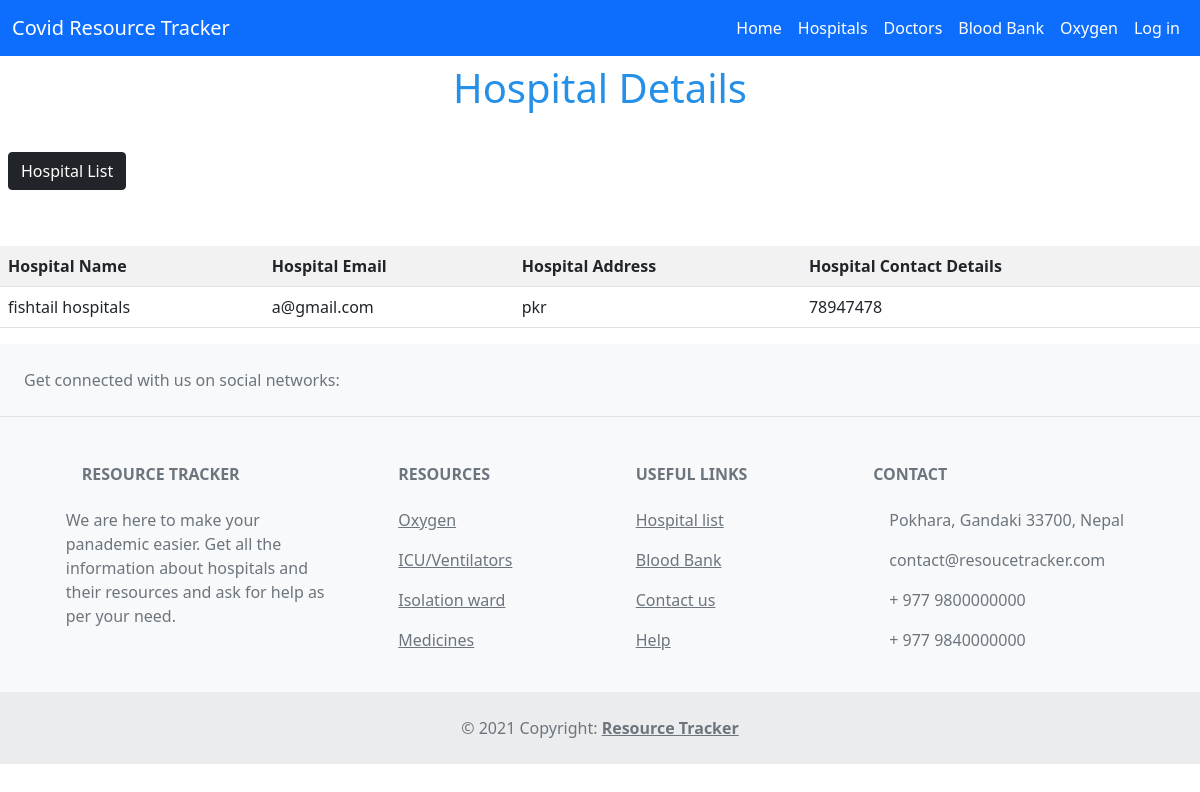
The app's page /hospital_detail/1/ with its own data.
### apps/models.py (models this page shows, shortened)
class Hospital(models.Model):
    name = models.CharField(max_length=255)
    email = models.EmailField(unique=True)
    address = models.CharField(max_length=255)
    contact_no = models.CharField(max_length=15)
    hospital_image = models.ImageField(upload_to='hospital_image')

### apps/user_views.py (the view)
# urls.py: path('hospital_detail/<int:pk>/', hospital_detail, name='hospital_detail'),
def hospital_detail(request, pk):
    hospitals = Hospital.objects.get(id=pk)
    context = {
        'hospitals': hospitals,
    }
    return render(request, 'user/hospital_detail.html', context)

### apps/templates/user/hospital_detail.html (shortened to what this page needs)
{% extends 'user_base.html' %}
{% block content %}
<h1 class="text-center my-2">Hospital Details</h1>
<br>
<a href="{% url 'doctor_list' %}" class="btn btn-dark my-2 ms-2 py-auto">Hospital List</a> <br>
<br>
<br>
<table class="table table-striped">
    <tr>
        <th>Hospital Name</th>
        <th>Hospital Email</th>
        <th>Hospital Address</th>
        <th>Hospital Contact Details</th>
    </tr>
    <tr>
        <td> {{ hospitals.name }}</td>
        <td> {{ hospitals.email }}</td>
        <td> {{ hospitals.address }}</td>
        <td> {{ hospitals.contact_no }}</td>
    </tr>
</table>
{% endblock content %}

### static/css/user_base.css (style rules this page uses)
h1 { color:rgb(37, 144, 231); }

### records on screen
Hospital: name "fishtail hospitals", email "a@gmail.com", address "pkr", contact_no "78947478"
